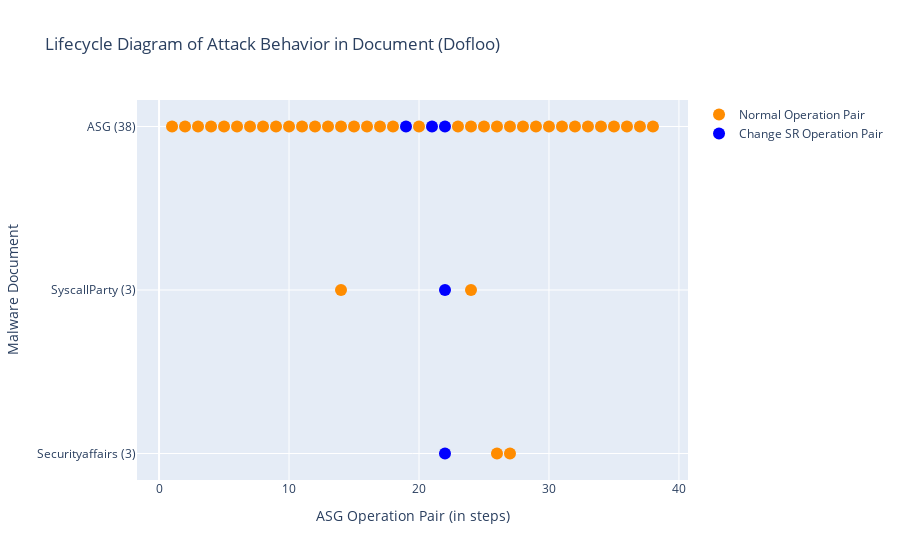

Here is the notebook cell this chart was saved with:
### Markdown cell above
### Run Script: draw Lifecycle diagram
- 兩個 traces (legend) 一般的 OP 和 ChangeSys OP。分兩個顏色，不重疊。
- x: [a,a,a,a,b,b,b,c,c,c] 不同 report 的 step 可以放同一個 list，因為屬於同個 trace。

### Code cell
# import plotly.express as px
import plotly.graph_objects as go

def symmetric_difference(list1: list, list2: list) -> list:
    ''' return list1 - list2. '''
    s = set(list2)
    temp3 = [x for x in list1 if x not in s]
    return temp3

def draw_lifecycle(fset:FamilySet):
    familname = fset.familyname
    # reportnames = [rem.reportname for rem in fset.rem_lst if len(rem.match_regex)]

    fig = go.Figure()
    x, y = [], []
    x_sys, y_sys = [], []
    for i, rem in enumerate(fset.rem_lst):
        if len(rem.OPset_order_index) == 0:
            continue

        numOfDot = len(rem.OPset_order_index)
        reportname = rem.reportname.split('.')[0]
        reportname = reportname.split('-')[1]
        if reportname == 'Ms':
            reportname = 'Microsoft'
        reportname += f' ({numOfDot})'
        x_sys.extend(rem.SysOPset_order_index) # 改變系統設定檔的 OP
        y_sys.extend([reportname] * len(rem.SysOPset_order_index))
        current_x_normal = symmetric_difference(rem.OPset_order_index, rem.SysOPset_order_index) # 一般的/其餘的 OP
        # print(reportname, 'numOfDot', numOfDot, 'rem.OPset_order_index', rem.OPset_order_index)
        # print('x_normal', current_x_normal, 'x_sys', rem.SysOPset_order_index)
        x.extend(current_x_normal)
        y.extend([reportname] * len(current_x_normal))
        pass
    # todo: add baseline's lifecycle
    print()
    rowname = f'ASG ({len(fset.sample.OPset)})'
    current_x_system = fset.sample.OPset_sysOnly_ordered_index
    current_x_normal = symmetric_difference(list(range(len(fset.sample.OPset))), current_x_system) # all steps - sysobj steps
    # print(sorted(current_x_system)) # 只能放UPDATE的，OPEN/READ不能喔
    x_sys.extend(current_x_system)
    y_sys.extend([rowname] * len(current_x_system)) 
    x.extend(current_x_normal)
    y.extend([rowname] * len(current_x_normal))
    # print(rowname, len(fset.sample.OPset), len(current_x_system), len(current_x_normal))
    
    # normal OPs
    x = [idx+1 for idx in x] # add 1 to each asg index
    fig.add_trace(go.Scatter(
        x=x,
        y=y,
        marker=dict(color="darkorange", size=12),
        mode="markers",
        name="Normal Operation Pair",
    ))

    # changeSysObj OPs
    x_sys = x = [idx+1 for idx in x_sys]
    fig.add_trace(go.Scatter(
        x=x_sys,
        y=y_sys,
        marker=dict(color="blue", size=12),
        mode="markers",
        name="Change SR Operation Pair",
    ))

    fig.update_layout(title=f"Lifecycle Diagram of Attack Behavior in Document ({familname})",
                    xaxis_title="ASG Operation Pair (in steps)",
                    yaxis_title="Malware Document")
    fig.show()
    pass

draw_lifecycle(fset)

### Figure 1 — Plotly figure (JSON) as saved in the notebook; plotly's stock layout.template omitted (floating-point values rounded to 4 significant figures)
{"data": [{"marker": {"color": "darkorange", "size": 12}, "mode": "markers", "name": "Normal Operation Pair", "type": "scatter", "x": [27, 26, 24, 14, 1, 2, 3, 4, 5, 6, 7, 8, 9, 10, 11, 12, 13, 14, 15, 16, 17, 18, 20, 23, 24, 25, 26, 27, 28, 29, 30, 31, 32, 33, 34, 35, 36, 37, 38], "y": ["Securityaffairs (3)", "Securityaffairs (3)", "SyscallParty (3)", "SyscallParty (3)", "ASG (38)", "ASG (38)", "ASG (38)", "ASG (38)", "ASG (38)", "ASG (38)", "ASG (38)", "ASG (38)", "ASG (38)", "ASG (38)", "ASG (38)", "ASG (38)", "ASG (38)", "ASG (38)", "ASG (38)", "ASG (38)", "ASG (38)", "ASG (38)", "ASG (38)", "ASG (38)", "ASG (38)", "ASG (38)", "ASG (38)", "ASG (38)", "ASG (38)", "ASG (38)", "ASG (38)", "ASG (38)", "ASG (38)", "ASG (38)", "ASG (38)", "ASG (38)", "ASG (38)", "ASG (38)", "ASG (38)"]}, {"marker": {"color": "blue", "size": 12}, "mode": "markers", "name": "Change SR Operation Pair", "type": "scatter", "x": [22, 22, 22, 19, 21], "y": ["Securityaffairs (3)", "SyscallParty (3)", "ASG (38)", "ASG (38)", "ASG (38)"]}], "layout": {"title": {"text": "Lifecycle Diagram of Attack Behavior in Document (Dofloo)"}, "xaxis": {"title": {"text": "ASG Operation Pair (in steps)"}}, "yaxis": {"title": {"text": "Malware Document"}}}}
